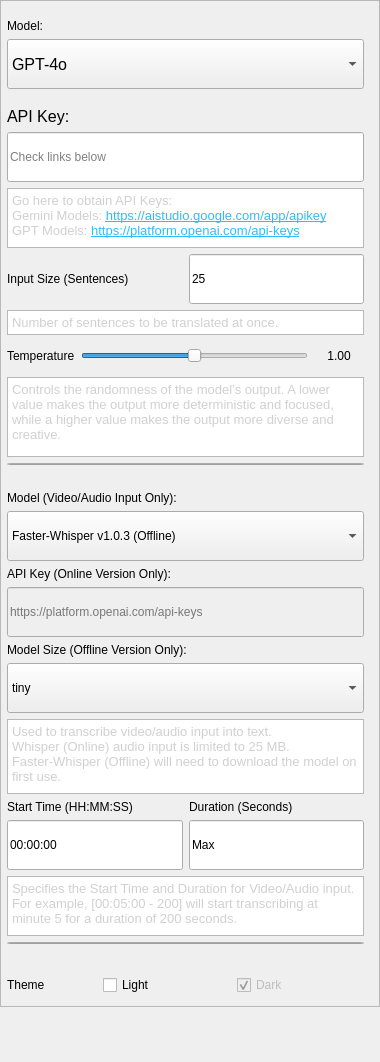
         <widget class="QWidget" name="scrollAreaWidgetContents">
          <property name="geometry">
           <rect>
            <x>0</x>
            <y>0</y>
            <width>380</width>
            <height>1062</height>
           </rect>
          </property>
          <layout class="QVBoxLayout" name="verticalLayout_8">
           <property name="spacing">
            <number>0</number>
           </property>
           <property name="leftMargin">
            <number>0</number>
           </property>
           <property name="topMargin">
            <number>0</number>
           </property>
           <property name="rightMargin">
            <number>0</number>
           </property>
           <property name="bottomMargin">
            <number>0</number>
           </property>
           <item alignment="Qt::AlignmentFlag::AlignTop">
            <widget class="QFrame" name="ModelFrame">
             <property name="sizePolicy">
              <sizepolicy hsizetype="Preferred" vsizetype="Preferred">
               <horstretch>0</horstretch>
               <verstretch>0</verstretch>
              </sizepolicy>
             </property>
             <property name="minimumSize">
              <size>
               <width>380</width>
               <height>0</height>
              </size>
             </property>
             <property name="maximumSize">
              <size>
               <width>16777215</width>
               <height>16777215</height>
              </size>
             </property>
             <property name="frameShape">
              <enum>QFrame::Shape::StyledPanel</enum>
             </property>
             <property name="frameShadow">
              <enum>QFrame::Shadow::Raised</enum>
             </property>
             <layout class="QVBoxLayout" name="verticalLayout_10">
              <property name="spacing">
               <number>6</number>
              </property>
              <property name="leftMargin">
               <number>6</number>
              </property>
              <property name="topMargin">
               <number>18</number>
              </property>
              <property name="rightMargin">
               <number>15</number>
              </property>
              <property name="bottomMargin">
               <number>6</number>
              </property>
              <item>
               <widget class="QLabel" name="lbl_model">
                <property name="sizePolicy">
                 <sizepolicy hsizetype="Preferred" vsizetype="Fixed">
                  <horstretch>0</horstretch>
                  <verstretch>0</verstretch>
                 </sizepolicy>
                </property>
                <property name="maximumSize">
                 <size>
                  <width>16777215</width>
                  <height>16777215</height>
                 </size>
                </property>
                <property name="text">
                 <string>&lt;html&gt;&lt;head/&gt;&lt;body&gt;&lt;p&gt;Model:&lt;/p&gt;&lt;/body&gt;&lt;/html&gt;</string>
                </property>
               </widget>
              </item>
              <item>
               <widget class="QComboBox" name="combo_model">
                <property name="sizePolicy">
                 <sizepolicy hsizetype="Preferred" vsizetype="Fixed">
                  <horstretch>0</horstretch>
                  <verstretch>0</verstretch>
                 </sizepolicy>
                </property>
                <property name="minimumSize">
                 <size>
                  <width>0</width>
                  <height>50</height>
                 </size>
                </property>
                <property name="maximumSize">
                 <size>
                  <width>16777215</width>
                  <height>16777215</height>
                 </size>
                </property>
                <property name="font">
                 <font>
                  <family>Tahoma</family>
                  <pointsize>12</pointsize>
                  <italic>false</italic>
                  <bold>false</bold>
                 </font>
                </property>
                <item>
                 <property name="text">
                  <string>GPT-4o</string>
                 </property>
                </item>
                <item>
                 <property name="text">
                  <string>GPT-4 Turbo</string>
                 </property>
                </item>
                <item>
                 <property name="text">
                  <string>GPT-3.5 Turbo</string>
                 </property>
                </item>
                <item>
                 <property name="text">
                  <string>Gemini 1.5 Pro</string>
                 </property>
                </item>
                <item>
                 <property name="text">
                  <string>Gemini 1.5 Flash</string>
                 </property>
                </item>
               </widget>
              </item>
              <item>
               <spacer name="horizontalSpacer">
                <property name="orientation">
                 <enum>Qt::Orientation::Horizontal</enum>
                </property>
                <property name="sizeHint" stdset="0">
                 <size>
                  <width>40</width>
                  <height>12</height>
                 </size>
                </property>
               </spacer>
              </item>
              <item>
               <widget class="QLabel" name="lbl_api_key">
                <property name="sizePolicy">
                 <sizepolicy hsizetype="Preferred" vsizetype="Fixed">
                  <horstretch>0</horstretch>
                  <verstretch>0</verstretch>
                 </sizepolicy>
                </property>
                <property name="font">
                 <font>
                  <family>Tahoma</family>
                  <pointsize>12</pointsize>
                  <italic>false</italic>
                  <bold>false</bold>
                 </font>
                </property>
                <property name="text">
                 <string>&lt;html&gt;&lt;head/&gt;&lt;body&gt;&lt;p&gt;API Key:&lt;/p&gt;&lt;/body&gt;&lt;/html&gt;</string>
                </property>
               </widget>
              </item>
              <item>
               <widget class="QLineEdit" name="api_key">
                <property name="sizePolicy">
                 <sizepolicy hsizetype="Preferred" vsizetype="Fixed">
                  <horstretch>0</horstretch>
                  <verstretch>0</verstretch>
                 </sizepolicy>
                </property>
                <property name="minimumSize">
                 <size>
                  <width>0</width>
                  <height>50</height>
                 </size>
                </property>
                <property name="maximumSize">
                 <size>
                  <width>16777215</width>
                  <height>16777215</height>
                 </size>
                </property>
                <property name="inputMethodHints">
                 <set>Qt::InputMethodHint::ImhHiddenText|Qt::InputMethodHint::ImhNoAutoUppercase|Qt::InputMethodHint::ImhNoPredictiveText|Qt::InputMethodHint::ImhSensitiveData</set>
                </property>
                <property name="text">
                 <string/>
                </property>
                <property name="echoMode">
                 <enum>QLineEdit::EchoMode::Password</enum>
                </property>
                <property name="alignment">
                 <set>Qt::AlignmentFlag::AlignLeading|Qt::AlignmentFlag::AlignLeft|Qt::AlignmentFlag::AlignVCenter</set>
                </property>
                <property name="placeholderText">
                 <string>Check links below</string>
                </property>
               </widget>
              </item>
              <item>
               <widget class="QTextBrowser" name="textBrowser_3">
                <property name="sizePolicy">
                 <sizepolicy hsizetype="Preferred" vsizetype="Fixed">
                  <horstretch>0</horstretch>
                  <verstretch>0</verstretch>
                 </sizepolicy>
                </property>
                <property name="minimumSize">
                 <size>
                  <width>0</width>
                  <height>60</height>
                 </size>
                </property>
                <property name="maximumSize">
                 <size>
                  <width>16777215</width>
                  <height>60</height>
                 </size>
                </property>
                <property name="html">
                 <string>&lt;!DOCTYPE HTML PUBLIC &quot;-//W3C//DTD HTML 4.0//EN&quot; &quot;http://www.w3.org/TR/REC-html40/strict.dtd&quot;&gt;
&lt;html&gt;&lt;head&gt;&lt;meta name=&quot;qrichtext&quot; content=&quot;1&quot; /&gt;&lt;meta charset=&quot;utf-8&quot; /&gt;&lt;style type=&quot;text/css&quot;&gt;
p, li { white-space: pre-wrap; }
hr { height: 1px; border-width: 0; }
li.unchecked::marker { content: &quot;\2610&quot;; }
li.checked::marker { content: &quot;\2612&quot;; }
&lt;/style&gt;&lt;/head&gt;&lt;body style=&quot; font-family:'Tahoma'; font-size:12pt; font-weight:400; font-style:normal;&quot;&gt;
&lt;p style=&quot; margin-top:0px; margin-bottom:0px; margin-left:0px; margin-right:0px; -qt-block-indent:0; text-indent:0px;&quot;&gt;&lt;span style=&quot; font-size:10pt; color:#d0d0d0;&quot;&gt;Go here to obtain API Keys:&lt;/span&gt;&lt;/p&gt;
&lt;p style=&quot; margin-top:0px; margin-bottom:0px; margin-left:0px; margin-right:0px; -qt-block-indent:0; text-indent:0px;&quot;&gt;&lt;span style=&quot; font-size:10pt; color:#d0d0d0;&quot;&gt;Gemini Models: &lt;/span&gt;&lt;a href=&quot;https://aistudio.google.com/app/apikey&quot;&gt;&lt;span style=&quot; font-size:10pt; text-decoration: underline; color:#2fbdfa;&quot;&gt;https://aistudio.google.com/app/apikey&lt;/span&gt;&lt;/a&gt;&lt;span style=&quot; font-size:10pt;&quot;&gt;&lt;br /&gt;&lt;/span&gt;&lt;span style=&quot; font-size:10pt; color:#d0d0d0;&quot;&gt;GPT Models:&lt;/span&gt;&lt;span style=&quot; font-size:10pt;&quot;&gt; &lt;/span&gt;&lt;a href=&quot;https://platform.openai.com/api-keys&quot;&gt;&lt;span style=&quot; font-size:10pt; text-decoration: underline; color:#2fbdfa;&quot;&gt;https://platform.openai.com/api-keys&lt;/span&gt;&lt;/a&gt;&lt;/p&gt;&lt;/body&gt;&lt;/html&gt;</string>
                </property>
                <property name="openExternalLinks">
                 <bool>true</bool>
                </property>
                <property name="openLinks">
                 <bool>true</bool>
                </property>
               </widget>
              </item>
              <item>
               <layout class="QGridLayout" name="gridLayout_3">
                <property name="sizeConstraint">
                 <enum>QLayout::SizeConstraint::SetDefaultConstraint</enum>
                </property>
                <item row="1" column="1">
                 <widget class="QLineEdit" name="input_size">
                  <property name="enabled">
                   <bool>true</bool>
                  </property>
                  <property name="sizePolicy">
                   <sizepolicy hsizetype="Preferred" vsizetype="Fixed">
                    <horstretch>0</horstretch>
                    <verstretch>0</verstretch>
                   </sizepolicy>
                  </property>
                  <property name="minimumSize">
                   <size>
                    <width>0</width>
                    <height>50</height>
                   </size>
                  </property>
                  <property name="text">
                   <string>25</string>
                  </property>
                  <property name="readOnly">
                   <bool>false</bool>
                  </property>
                  <property name="placeholderText">
                   <string/>
                  </property>
                 </widget>
                </item>
                <item row="1" column="0">
                 <widget class="QLabel" name="lbl_input_size">
                  <property name="sizePolicy">
                   <sizepolicy hsizetype="Preferred" vsizetype="Fixed">
                    <horstretch>0</horstretch>
                    <verstretch>0</verstretch>
                   </sizepolicy>
                  </property>
                  <property name="text">
                   <string>Input Size (Sentences)</string>
                  </property>
                 </widget>
                </item>
               </layout>
              </item>
              <item>
               <widget class="QTextBrowser" name="textBrowser_5">
                <property name="minimumSize">
                 <size>
                  <width>0</width>
                  <height>25</height>
                 </size>
                </property>
                <property name="maximumSize">
                 <size>
                  <width>16777215</width>
                  <height>25</height>
                 </size>
                </property>
                <property name="html">
                 <string>&lt;!DOCTYPE HTML PUBLIC &quot;-//W3C//DTD HTML 4.0//EN&quot; &quot;http://www.w3.org/TR/REC-html40/strict.dtd&quot;&gt;
&lt;html&gt;&lt;head&gt;&lt;meta name=&quot;qrichtext&quot; content=&quot;1&quot; /&gt;&lt;meta charset=&quot;utf-8&quot; /&gt;&lt;style type=&quot;text/css&quot;&gt;
p, li { white-space: pre-wrap; }
hr { height: 1px; border-width: 0; }
li.unchecked::marker { content: &quot;\2610&quot;; }
li.checked::marker { content: &quot;\2612&quot;; }
&lt;/style&gt;&lt;/head&gt;&lt;body style=&quot; font-family:'Tahoma'; font-size:12pt; font-weight:400; font-style:normal;&quot;&gt;
&lt;p style=&quot; margin-top:0px; margin-bottom:0px; margin-left:0px; margin-right:0px; -qt-block-indent:0; text-indent:0px;&quot;&gt;&lt;span style=&quot; font-size:10pt; color:#d0d0d0;&quot;&gt;Number of sentences to be translated at once.&lt;/span&gt;&lt;/p&gt;&lt;/body&gt;&lt;/html&gt;</string>
                </property>
               </widget>
              </item>
              <item>
               <layout class="QGridLayout" name="gridLayout_5">
                <item row="0" column="0">
                 <widget class="QLabel" name="label">
                  <property name="maximumSize">
                   <size>
                    <width>90</width>
                    <height>16777215</height>
                   </size>
                  </property>
                  <property name="text">
                   <string>Temperature</string>
                  </property>
                 </widget>
                </item>
                <item row="0" column="1">
                 <widget class="QSlider" name="temp_slider">
                  <property name="minimumSize">
                   <size>
                    <width>0</width>
                    <height>30</height>
                   </size>
                  </property>
                  <property name="maximum">
                   <number>200</number>
                  </property>
                  <property name="singleStep">
                   <number>1</number>
                  </property>
                  <property name="sliderPosition">
                   <number>100</number>
                  </property>
                  <property name="orientation">
                   <enum>Qt::Orientation::Horizontal</enum>
                  </property>
                 </widget>
                </item>
                <item row="0" column="2">
                 <widget class="QLabel" name="lbl_temp">
                  <property name="minimumSize">
                   <size>
                    <width>50</width>
                    <height>0</height>
                   </size>
                  </property>
                  <property name="text">
                   <string>1.00</string>
                  </property>
                  <property name="alignment">
                   <set>Qt::AlignmentFlag::AlignCenter</set>
                  </property>
                 </widget>
                </item>
               </layout>
              </item>
              <item>
               <widget class="QTextBrowser" name="textBrowser">
                <property name="sizePolicy">
                 <sizepolicy hsizetype="Preferred" vsizetype="Fixed">
                  <horstretch>0</horstretch>
                  <verstretch>0</verstretch>
                 </sizepolicy>
                </property>
                <property name="minimumSize">
                 <size>
                  <width>0</width>
                  <height>80</height>
                 </size>
                </property>
                <property name="maximumSize">
                 <size>
                  <width>16777215</width>
                  <height>80</height>
                 </size>
                </property>
                <property name="html">
                 <string>&lt;!DOCTYPE HTML PUBLIC &quot;-//W3C//DTD HTML 4.0//EN&quot; &quot;http://www.w3.org/TR/REC-html40/strict.dtd&quot;&gt;
&lt;html&gt;&lt;head&gt;&lt;meta name=&quot;qrichtext&quot; content=&quot;1&quot; /&gt;&lt;meta charset=&quot;utf-8&quot; /&gt;&lt;style type=&quot;text/css&quot;&gt;
p, li { white-space: pre-wrap; }
hr { height: 1px; border-width: 0; }
li.unchecked::marker { content: &quot;\2610&quot;; }
li.checked::marker { content: &quot;\2612&quot;; }
&lt;/style&gt;&lt;/head&gt;&lt;body style=&quot; font-family:'Tahoma'; font-size:12pt; font-weight:400; font-style:normal;&quot;&gt;
&lt;p style=&quot; margin-top:0px; margin-bottom:0px; margin-left:0px; margin-right:0px; -qt-block-indent:0; text-indent:0px;&quot;&gt;&lt;span style=&quot; font-size:10pt; color:#d0d0d0;&quot;&gt;Controls the randomness of the model’s output. A lower value makes the output more deterministic and focused, while a higher value makes the output more diverse and creative.&lt;/span&gt;&lt;/p&gt;&lt;/body&gt;&lt;/html&gt;</string>
                </property>
               </widget>
              </item>
              <item>
               <widget class="QLineEdit" name="lineEdit">
                <property name="enabled">
                 <bool>false</bool>
                </property>
                <property name="maximumSize">
                 <size>
                  <width>16777215</width>
                  <height>2</height>
                 </size>
                </property>
                <property name="autoFillBackground">
                 <bool>false</bool>
                </property>
               </widget>
              </item>
              <item>
               <spacer name="horizontalSpacer_3">
                <property name="orientation">
                 <enum>Qt::Orientation::Horizontal</enum>
                </property>
                <property name="sizeHint" stdset="0">
                 <size>
                  <width>40</width>
                  <height>20</height>
                 </size>
                </property>
               </spacer>
              </item>
              <item>
               <widget class="QLabel" name="label_2">
                <property name="text">
                 <string>Model (Video/Audio Input Only):</string>
                </property>
               </widget>
              </item>
              <item>
               <widget class="QComboBox" name="combo_model_whisper">
                <property name="minimumSize">
                 <size>
                  <width>0</width>
                  <height>50</height>
                 </size>
                </property>
                <item>
                 <property name="text">
                  <string>Faster-Whisper v1.0.3 (Offline)</string>
                 </property>
                </item>
                <item>
                 <property name="text">
                  <string>Whisper v20231117 (Online)</string>
                 </property>
                </item>
               </widget>
              </item>
              <item>
               <widget class="QLabel" name="lbl_api_key_for_whisper">
                <property name="sizePolicy">
                 <sizepolicy hsizetype="Preferred" vsizetype="Fixed">
                  <horstretch>0</horstretch>
                  <verstretch>0</verstretch>
                 </sizepolicy>
                </property>
                <property name="text">
                 <string>API Key (Online Version Only):</string>
                </property>
               </widget>
              </item>
              <item>
               <widget class="QLineEdit" name="api_key_whisper">
                <property name="enabled">
                 <bool>false</bool>
                </property>
                <property name="sizePolicy">
                 <sizepolicy hsizetype="Preferred" vsizetype="Fixed">
                  <horstretch>0</horstretch>
                  <verstretch>0</verstretch>
                 </sizepolicy>
                </property>
                <property name="minimumSize">
                 <size>
                  <width>0</width>
                  <height>50</height>
                 </size>
                </property>
                <property name="text">
                 <string/>
                </property>
                <property name="echoMode">
                 <enum>QLineEdit::EchoMode::Password</enum>
                </property>
                <property name="placeholderText">
                 <string>https://platform.openai.com/api-keys</string>
                </property>
               </widget>
              </item>
              <item>
               <widget class="QLabel" name="label_3">
                <property name="text">
                 <string>Model Size (Offline Version Only):</string>
                </property>
               </widget>
              </item>
              <item>
               <widget class="QComboBox" name="combo_model_size">
                <property name="enabled">
                 <bool>true</bool>
                </property>
                <property name="minimumSize">
                 <size>
                  <width>0</width>
                  <height>50</height>
                 </size>
                </property>
                <item>
                 <property name="text">
                  <string>tiny</string>
                 </property>
                </item>
                <item>
                 <property name="text">
                  <string>base</string>
                 </property>
                </item>
                <item>
                 <property name="text">
                  <string>small</string>
                 </property>
                </item>
                <item>
                 <property name="text">
                  <string>medium</string>
                 </property>
                </item>
                <item>
                 <property name="text">
                  <string>large</string>
                 </property>
                </item>
                <item>
                 <property name="text">
                  <string>large-v1</string>
                 </property>
                </item>
                <item>
                 <property name="text">
                  <string>large-v2</string>
                 </property>
                </item>
                <item>
                 <property name="text">
                  <string>large-v3</string>
                 </property>
                </item>
                <item>
                 <property name="text">
                  <string>distil-large-v2</string>
                 </property>
                </item>
                <item>
                 <property name="text">
                  <string>distil-large-v3</string>
                 </property>
                </item>
               </widget>
              </item>
              <item>
               <widget class="QTextBrowser" name="textBrowser_2">
                <property name="sizePolicy">
                 <sizepolicy hsizetype="Preferred" vsizetype="Fixed">
                  <horstretch>0</horstretch>
                  <verstretch>0</verstretch>
                 </sizepolicy>
                </property>
                <property name="minimumSize">
                 <size>
                  <width>0</width>
                  <height>75</height>
                 </size>
                </property>
                <property name="maximumSize">
                 <size>
                  <width>16777215</width>
                  <height>75</height>
                 </size>
                </property>
                <property name="html">
                 <string>&lt;!DOCTYPE HTML PUBLIC &quot;-//W3C//DTD HTML 4.0//EN&quot; &quot;http://www.w3.org/TR/REC-html40/strict.dtd&quot;&gt;
&lt;html&gt;&lt;head&gt;&lt;meta name=&quot;qrichtext&quot; content=&quot;1&quot; /&gt;&lt;meta charset=&quot;utf-8&quot; /&gt;&lt;style type=&quot;text/css&quot;&gt;
p, li { white-space: pre-wrap; }
hr { height: 1px; border-width: 0; }
li.unchecked::marker { content: &quot;\2610&quot;; }
li.checked::marker { content: &quot;\2612&quot;; }
&lt;/style&gt;&lt;/head&gt;&lt;body style=&quot; font-family:'Tahoma'; font-size:12pt; font-weight:400; font-style:normal;&quot;&gt;
&lt;p style=&quot; margin-top:0px; margin-bottom:0px; margin-left:0px; margin-right:0px; -qt-block-indent:0; text-indent:0px;&quot;&gt;&lt;span style=&quot; font-size:10pt; color:#d0d0d0;&quot;&gt;Used to transcribe video/audio input into text.&lt;br /&gt;Whisper (Online) audio input is limited to 25 MB.&lt;/span&gt;&lt;/p&gt;
&lt;p style=&quot; margin-top:0px; margin-bottom:0px; margin-left:0px; margin-right:0px; -qt-block-indent:0; text-indent:0px;&quot;&gt;&lt;span style=&quot; font-size:10pt; color:#d0d0d0;&quot;&gt;Faster-Whisper (Offline) will need to download the model on first use.&lt;/span&gt;&lt;/p&gt;&lt;/body&gt;&lt;/html&gt;</string>
                </property>
               </widget>
              </item>
              <item>
               <layout class="QGridLayout" name="gridLayout_6">
                <item row="0" column="1">
                 <widget class="QLabel" name="lbl_duration">
                  <property name="sizePolicy">
                   <sizepolicy hsizetype="Preferred" vsizetype="Fixed">
                    <horstretch>0</horstretch>
                    <verstretch>0</verstretch>
                   </sizepolicy>
                  </property>
                  <property name="text">
                   <string>Duration (Seconds)</string>
                  </property>
                 </widget>
                </item>
                <item row="1" column="0">
                 <widget class="QLineEdit" name="start_time">
                  <property name="sizePolicy">
                   <sizepolicy hsizetype="Preferred" vsizetype="Fixed">
                    <horstretch>0</horstretch>
                    <verstretch>0</verstretch>
                   </sizepolicy>
                  </property>
                  <property name="minimumSize">
                   <size>
                    <width>0</width>
                    <height>50</height>
                   </size>
                  </property>
                  <property name="text">
                   <string>00:00:00</string>
                  </property>
                 </widget>
                </item>
                <item row="1" column="1">
                 <widget class="QLineEdit" name="duration">
                  <property name="sizePolicy">
                   <sizepolicy hsizetype="Preferred" vsizetype="Fixed">
                    <horstretch>0</horstretch>
                    <verstretch>0</verstretch>
                   </sizepolicy>
                  </property>
                  <property name="minimumSize">
                   <size>
                    <width>0</width>
                    <height>50</height>
                   </size>
                  </property>
                  <property name="text">
                   <string>Max</string>
                  </property>
                 </widget>
                </item>
                <item row="0" column="0">
                 <widget class="QLabel" name="lbl_start_time">
                  <property name="sizePolicy">
                   <sizepolicy hsizetype="Preferred" vsizetype="Fixed">
                    <horstretch>0</horstretch>
                    <verstretch>0</verstretch>
                   </sizepolicy>
                  </property>
                  <property name="text">
                   <string>Start Time (HH:MM:SS)</string>
                  </property>
                 </widget>
                </item>
               </layout>
              </item>
              <item>
               <widget class="QTextBrowser" name="textBrowser_4">
                <property name="sizePolicy">
                 <sizepolicy hsizetype="Preferred" vsizetype="Fixed">
                  <horstretch>0</horstretch>
                  <verstretch>0</verstretch>
                 </sizepolicy>
                </property>
                <property name="minimumSize">
                 <size>
                  <width>0</width>
                  <height>60</height>
                 </size>
                </property>
                <property name="maximumSize">
                 <size>
                  <width>16777215</width>
                  <height>60</height>
                 </size>
                </property>
                <property name="html">
                 <string>&lt;!DOCTYPE HTML PUBLIC &quot;-//W3C//DTD HTML 4.0//EN&quot; &quot;http://www.w3.org/TR/REC-html40/strict.dtd&quot;&gt;
&lt;html&gt;&lt;head&gt;&lt;meta name=&quot;qrichtext&quot; content=&quot;1&quot; /&gt;&lt;meta charset=&quot;utf-8&quot; /&gt;&lt;style type=&quot;text/css&quot;&gt;
p, li { white-space: pre-wrap; }
hr { height: 1px; border-width: 0; }
li.unchecked::marker { content: &quot;\2610&quot;; }
li.checked::marker { content: &quot;\2612&quot;; }
&lt;/style&gt;&lt;/head&gt;&lt;body style=&quot; font-family:'Tahoma'; font-size:12pt; font-weight:400; font-style:normal;&quot;&gt;
&lt;p style=&quot; margin-top:12px; margin-bottom:12px; margin-left:0px; margin-right:0px; -qt-block-indent:0; text-indent:0px;&quot;&gt;&lt;span style=&quot; font-family:'Tahoma','sans-serif'; font-size:10pt; color:#d0d0d0;&quot;&gt;Specifies the Start Time and Duration for Video/Audio input.&lt;br /&gt;For example, [00:05:00 - 200] will start transcribing at minute 5 for a duration of 200 seconds.&lt;/span&gt;&lt;/p&gt;&lt;/body&gt;&lt;/html&gt;</string>
                </property>
               </widget>
              </item>
              <item>
               <widget class="QLineEdit" name="lineEdit_2">
                <property name="enabled">
                 <bool>false</bool>
                </property>
                <property name="maximumSize">
                 <size>
                  <width>16777215</width>
                  <height>2</height>
                 </size>
                </property>
               </widget>
              </item>
              <item>
               <spacer name="horizontalSpacer_4">
                <property name="orientation">
                 <enum>Qt::Orientation::Horizontal</enum>
                </property>
                <property name="sizeHint" stdset="0">
                 <size>
                  <width>40</width>
                  <height>20</height>
                 </size>
                </property>
               </spacer>
              </item>
              <item>
               <layout class="QGridLayout" name="gridLayout_4">
                <property name="sizeConstraint">
                 <enum>QLayout::SizeConstraint::SetFixedSize</enum>
                </property>
                <item row="0" column="2">
                 <widget class="QCheckBox" name="chk_box_dark">
                  <property name="enabled">
                   <bool>false</bool>
                  </property>
                  <property name="minimumSize">
                   <size>
                    <width>0</width>
                    <height>30</height>
                   </size>
                  </property>
                  <property name="text">
                   <string>Dark</string>
                  </property>
                  <property name="checked">
                   <bool>true</bool>
                  </property>
                 </widget>
                </item>
                <item row="0" column="0">
                 <widget class="QLabel" name="lbl_theme_2">
                  <property name="maximumSize">
                   <size>
                    <width>90</width>
                    <height>16777215</height>
                   </size>
                  </property>
                  <property name="text">
                   <string>Theme</string>
                  </property>
                 </widget>
                </item>
                <item row="0" column="1">
                 <widget class="QCheckBox" name="chk_box_light">
                  <property name="enabled">
                   <bool>true</bool>
                  </property>
                  <property name="minimumSize">
                   <size>
                    <width>0</width>
                    <height>30</height>
                   </size>
                  </property>
                  <property name="text">
                   <string>Light</string>
                  </property>
                  <property name="checkable">
                   <bool>true</bool>
                  </property>
                  <property name="checked">
                   <bool>false</bool>
                  </property>
                 </widget>
                </item>
               </layout>
              </item>
             </layout>
            </widget>
           </item>
          </layout>
         </widget>
